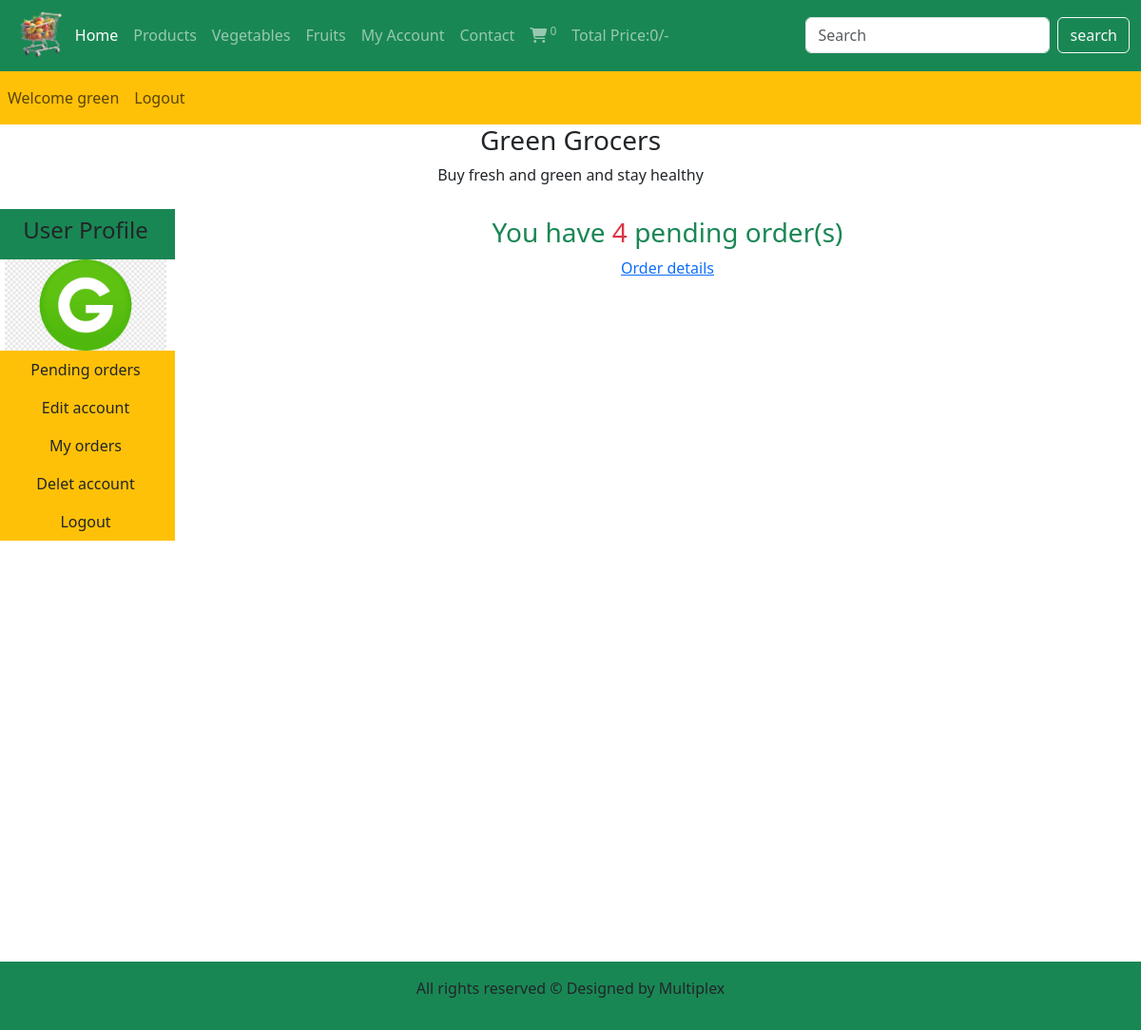
Screenshot of /user_area/profile.php (signed in) with the database file from the repository.
### tables this page shows
CREATE TABLE `user_table` (
  `user_id` int(11) NOT NULL,
  `username` varchar(100) NOT NULL,
  `user_email` varchar(100) NOT NULL,
  `user_password` varchar(255) NOT NULL,
  `user_image` varchar(255) NOT NULL,
  `user_ip` varchar(100) NOT NULL,
  `user_address` varchar(255) NOT NULL,
  `user_mobile` varchar(20) NOT NULL
);

### user_area/profile.php (the view, shortened to what this page needs)
<?php
include("../includes/connect.php");
include("../functions/common_function.php");
 ?>
<!DOCTYPE html>
<html lang="en">
<head>
<link href="https://cdn.jsdelivr.net/npm/bootstrap@5.3.3/dist/css/bootstrap.min.css" rel="stylesheet">
 <link rel="stylesheet" href="https://cdnjs.cloudflare.com/ajax/libs/font-awesome/6.7.2/css/all.min.css" />
 <link rel="stylesheet" href="../cs/style.css">
</head>
<body>
 <div class="container-flud">
    <nav class="navbar navbar-expand-lg navbar-dark bg-success">
  <div class="container-fluid" >
    <img src="../images/logo.png" alt="" class="logo">
    <div class="collapse navbar-collapse" id="navbarSupportedContent">
      <ul class="navbar-nav me-auto mb-2 mb-lg-0">
        <li class="nav-item">
          <a class="nav-link active" aria-current="page" href="../index.php">Home</a>
        </li>
        <li class="nav-item">
          <a class="nav-link" href="../display_all.php">Products</a>
        </li>
        <li class="nav-item">
          <a class="nav-link" href="#">Vegetables</a>
        </li>
        <li class="nav-item">
          <a class="nav-link" href="#">Fruits</a>
        </li>
        <li class="nav-item">
          <a class="nav-link" href="profile.php">My Account</a>
        </li>
        <li class="nav-item">
          <a class="nav-link" href="#">Contact</a>
        </li>
        <li class="nav-item">
          <a class="nav-link" href="../cart.php"><i class="fa-sharp fa-solid fa-cart-shopping"></i><sup> <?php cart_items(); ?></sup></a>
        </li>
        <li class="nav-item">
          <a class="nav-link" href="#">Total Price:<?php total_cart_price(); ?>/- </a>
        </li>
      </ul>
      <form class="d-flex" action="../search_product.php" method="get">
        <input class="form-control me-2" type="search" placeholder="Search" aria-label="search" name="search_data">
          <input type="submit" value="search" class="btn btn-outline-light" name="search_data_product">
      </form>
    </div>
  </div>
</nav>
 <nav class="navbar navbar-expand-lg navbar-light bg-warning">
 <ul class="navbar-nav me-auto">
        <?php
                if(!isset($_SESSION['username'])){
                  echo "    <li class='nav-item'>
          <a class='nav-link' href='#'>Welcome Guest</a>
        </li> ";
                }else{
                  echo "<li class='nav-item'> <a class='nav-link' href='./profile.php'>Welcome ".$_SESSION['username']."</a></li>";
                }
        if(!isset($_SESSION['username'])){
          echo "<li class='nav-item'> <a class='nav-link' href='./user_login.php'>Login</a></li>";
        }else{
          echo "<li class='nav-item'> <a class='nav-link' href='./logout.php'>Logout</a></li>";
        }
        ?>
    </ul>
 </nav>
     <div class="bgligh">
        <h3 class="text-center">Green Grocers</h3>
        <p class="text-center">Buy fresh and green and stay healthy</p>
     </div>
<div class="row">
    <div class="col-md-2 p-2" style="height:100vh">
<ul class="navbar-nav bg-secondry text-center">
    <li class="nave-item bg-success">
    <a class="nav-link active" href="#"><h4>User Profile</h4></a>
    </li>
    <?php
$username=$_SESSION['username'];
$user_image="select * from user_table where username='$username'";
$user_image=mysqli_query($con,$user_image);
$row_image=mysqli_fetch_array($user_image);
$user_image=$row_image['user_image'];
echo "  <li class='nav-item bg-secondry'>
    <img src='./user_images/$user_image' class='profile_img'>
        </li>";
    ?>
        <li class="nave-item bg-warning">
    <a class="nav-link active" href="profile.php">Pending orders</a>
    </li> <li class="nave-item bg-warning">
    <a class="nav-link active" href="profile.php?edit_account">Edit account</a>
    </li> <li class="nave-item bg-warning">
    <a class="nav-link active" href="profile.php?my_orders">My orders</a>
    </li>
    <li class="nave-item bg-warning">
    <a class="nav-link active" href="profile.php?delete_account">Delet account</a>
    </li>
    <li class="nave-item bg-warning">
    <a class="nav-link active" href="logout.php">Logout</a>
    </li>
</ul>
    </div>
    <div class="col-md-10 text-center">
<?php get_user_order_details();
?>
    </div>
</div>
  <?php include("../includes/footer.php") ?>
 </div>
</body>
</html>

### functions/common_function.php (shortened to what this page needs)
<?php
  function getIPAddress() {
     if(!empty($_SERVER['HTTP_CLIENT_IP'])) {
                $ip = $_SERVER['HTTP_CLIENT_IP'];
        }
    elseif (!empty($_SERVER['HTTP_X_FORWARDED_FOR'])) {
                $ip = $_SERVER['HTTP_X_FORWARDED_FOR'];
     }
    else{
             $ip = $_SERVER['REMOTE_ADDR'];
     }
     return $ip;
}
function cart_items(){
  if(isset($_GET['add_to_cart'])){
    global $con;
    $get_ip_add = getIPAddress();
    $select_query = "SELECT * FROM cart_details where ip_address = '$get_ip_add'";
    $result_query = mysqli_query($con,$select_query);
    $count_cart_items=mysqli_num_rows($result_query);
  }else{
    global $con;
    $get_ip_add = getIPAddress();
    $select_query = "SELECT * FROM cart_details where ip_address = '$get_ip_add'";
    $result_query = mysqli_query($con,$select_query);
    $count_cart_items=mysqli_num_rows($result_query);
      }
      echo $count_cart_items;
    }
    function total_cart_price(){
      $total_price = 0;
      echo $total_price;
    }
function get_user_order_details(){
  global $con;
  $username=$_SESSION['username'];
   $get_details = "SELECT * FROM user_table WHERE username='$username'";
  $result_query=mysqli_query($con,$get_details);
  while($row_query=mysqli_fetch_array($result_query)){
    $user_id=$row_query['user_id'];
    if(!isset($_GET['edit_account'])){
      if(!isset($_GET['my_orders'])){
        if(!isset($_GET['delete_account'])){
          $get_orders="select * from user_orders where user_id=$user_id and order_status='pending'";
          $result_orders_query=mysqli_query($con,$get_orders);
          $row_count=mysqli_num_rows($result_orders_query);
          if($row_count>0){
            echo "<h3 class='text-center text-success my-3 mb-2'> You have <span class='text-danger'>$row_count</span> pending order(s)</h3>
            <p class='text-center'><a href='profile.php?my_orders'>Order details</a></p>";
          }else{
               echo "<h3 class='text-center text-success my-3 mb-2'> You have zero pending order(s)</h3>
            <p class='text-center'><a href='../index.php'>Explore products</a></p>";
          }
        }
      }
    }
  }
}
?>

### cs/style.css (style rules this page uses)
* { margin: 0; padding: 0; box-sizing: border-box; }
.logo { width: 5%; height: 5%; }
.profile_img { width: 90%; margin: auto; display: block; height: 90%; }

### rows the page displays
user_table: user_image (picture), row_count "4"

### other values shown
$count_cart_items "0"
$total_price "0"
$_SESSION['username'] "green"
